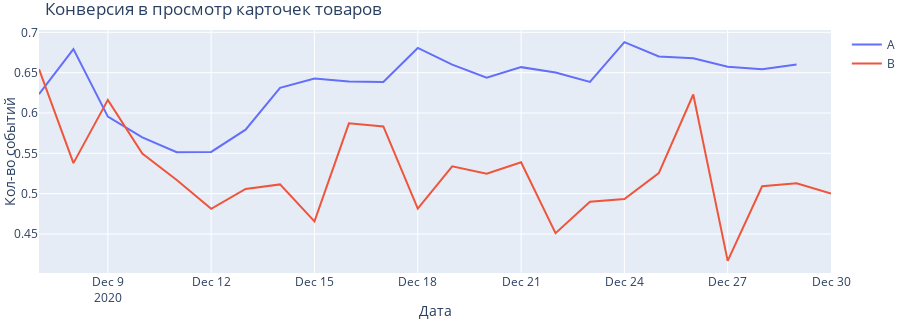

Notebook code for this chart:
### Code cell
my_plot(product_pageA_daily, product_pageB_daily,'Конверсия в просмотр карточек товаров' )
